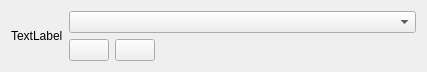
<?xml version="1.0" encoding="UTF-8"?>
<ui version="4.0">
 <class>Form</class>
 <widget class="QWidget" name="Form">
  <property name="geometry">
   <rect>
    <x>0</x>
    <y>0</y>
    <width>427</width>
    <height>71</height>
   </rect>
  </property>
  <property name="sizePolicy">
   <sizepolicy hsizetype="Preferred" vsizetype="Preferred">
    <horstretch>0</horstretch>
    <verstretch>0</verstretch>
   </sizepolicy>
  </property>
  <property name="maximumSize">
   <size>
    <width>16777215</width>
    <height>71</height>
   </size>
  </property>
  <property name="windowTitle">
   <string>Form</string>
  </property>
  <layout class="QHBoxLayout" name="horizontalLayout_2">
   <item>
    <widget class="QLabel" name="UThumbnail">
     <property name="text">
      <string>TextLabel</string>
     </property>
    </widget>
   </item>
   <item>
    <layout class="QVBoxLayout" name="verticalLayout">
     <item>
      <widget class="ExtendedCombo" name="USelector">
       <property name="sizePolicy">
        <sizepolicy hsizetype="Expanding" vsizetype="Fixed">
         <horstretch>0</horstretch>
         <verstretch>0</verstretch>
        </sizepolicy>
       </property>
       <property name="sizeAdjustPolicy">
        <enum>QComboBox::AdjustToMinimumContentsLength</enum>
       </property>
       <property name="test" stdset="0">
        <string>adqawr</string>
       </property>
       <property name="char" stdset="0">
        <char>
         <unicode>0</unicode>
        </char>
       </property>
      </widget>
     </item>
     <item>
      <layout class="QHBoxLayout" name="horizontalLayout">
       <item>
        <widget class="MPushButton" name="UGet">
         <property name="text">
          <string/>
         </property>
        </widget>
       </item>
       <item>
        <widget class="MPushButton" name="UFind">
         <property name="text">
          <string/>
         </property>
        </widget>
       </item>
       <item>
        <spacer name="horizontalSpacer">
         <property name="orientation">
          <enum>Qt::Horizontal</enum>
         </property>
         <property name="sizeHint" stdset="0">
          <size>
           <width>40</width>
           <height>20</height>
          </size>
         </property>
        </spacer>
       </item>
      </layout>
     </item>
    </layout>
   </item>
  </layout>
  <action name="actionTest">
   <property name="text">
    <string>test</string>
   </property>
  </action>
 </widget>
 <customwidgets>
  <customwidget>
   <class>MPushButton</class>
   <extends>QPushButton</extends>
   <header>dayu_widgets/push_button.h</header>
  </customwidget>
  <customwidget>
   <class>ExtendedCombo</class>
   <extends>QComboBox</extends>
   <header>extend_combo.h</header>
  </customwidget>
 </customwidgets>
 <resources/>
 <connections/>
</ui>
